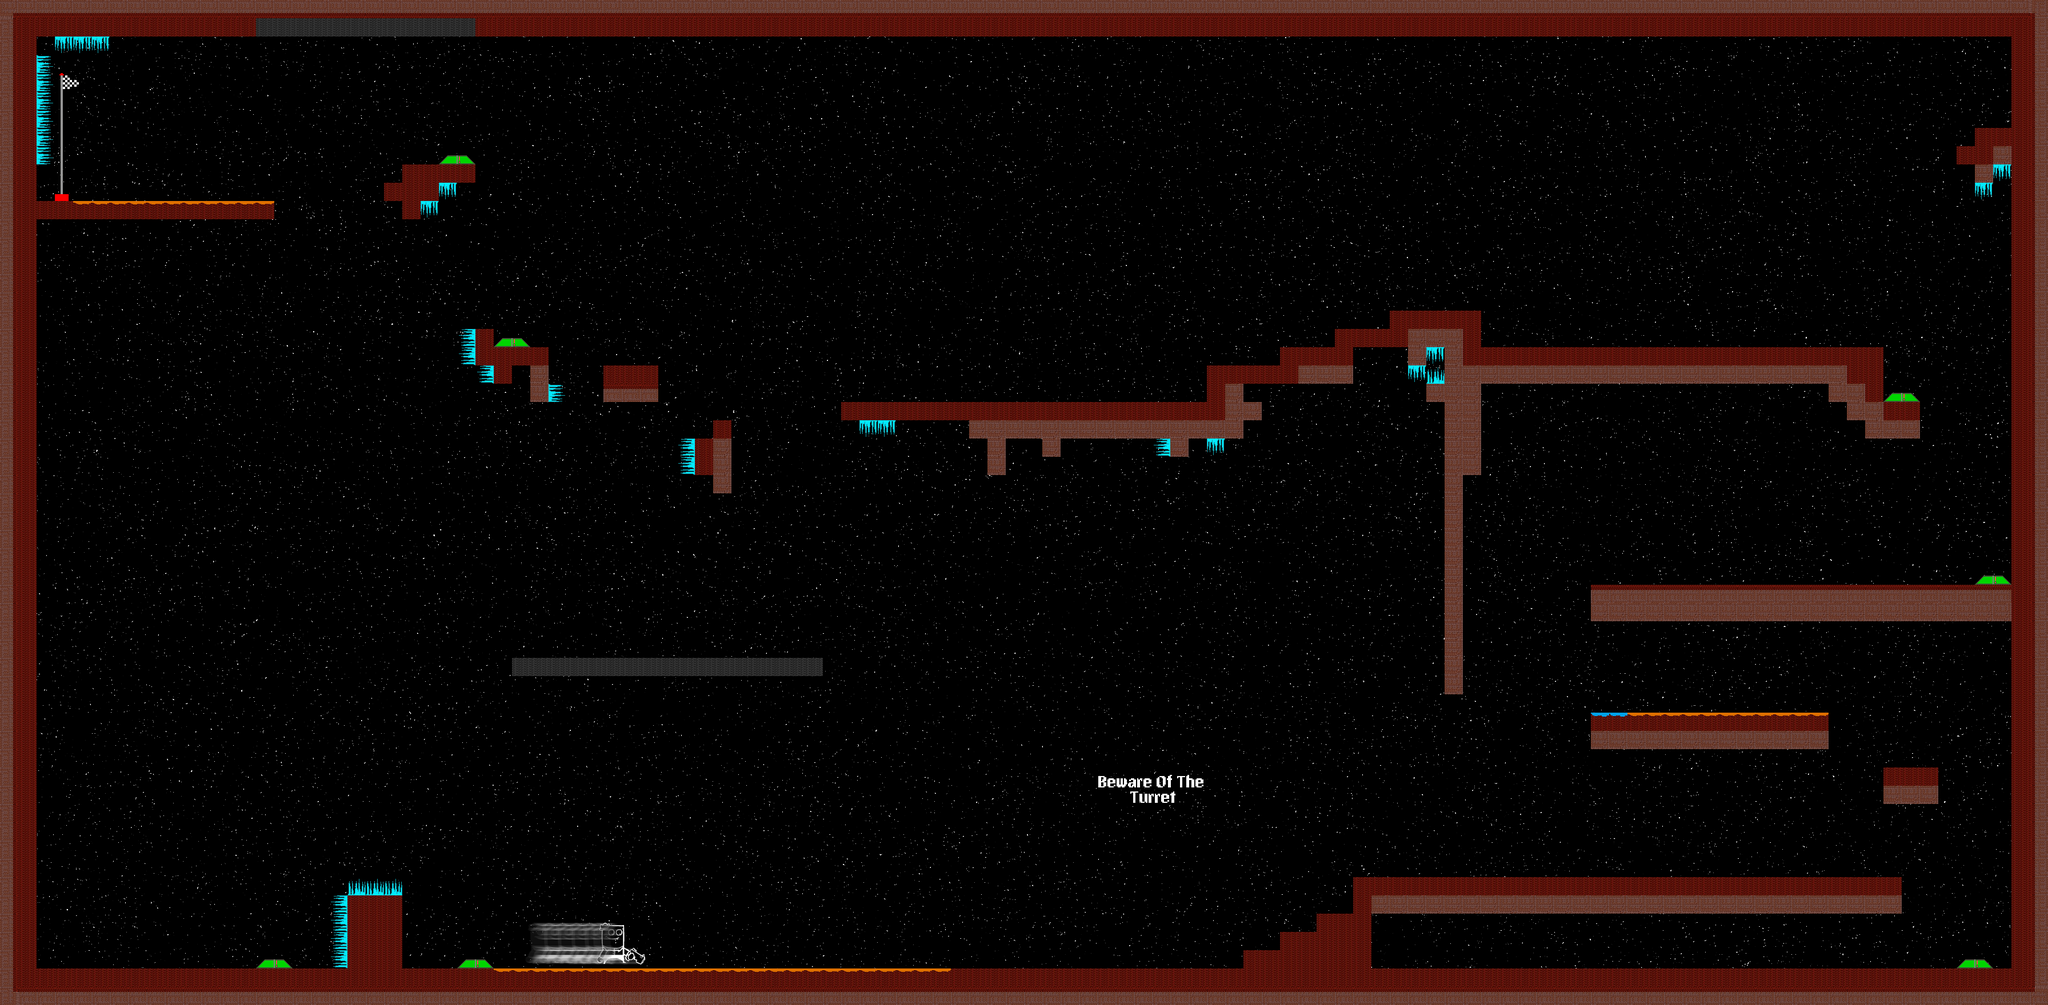

Tiled map render using the project's own tile images. Description and the map definition, with tile-layer contents summarised, below:
An orthogonal 112x55 tile map with 32x32 px tiles, 2 tile layers (Background, Kachelebene 1), 11 tilesets.

<map version="1.0" orientation="orthogonal" width="112" height="55" tilewidth="32" tileheight="32">
 <tileset firstgid="1" name="Eis" tilewidth="32" tileheight="32">
  <image source="../assets/eis.png" trans="ffffff" width="128" height="32" />
  <tile id="0">
   <properties>
    <property name="type" value="IceOb" />
   </properties>
  </tile>
  <tile id="1">
   <properties>
    <property name="type" value="IceRe" />
   </properties>
  </tile>
  <tile id="2">
   <properties>
    <property name="type" value="IceUnt" />
   </properties>
  </tile>
  <tile id="3">
   <properties>
    <property name="type" value="IceLi" />
   </properties>
  </tile>
 </tileset>
 <tileset firstgid="5" name="MarsoberF" tilewidth="32" tileheight="32">
  <image source="../assets/MarsoberF/MarsoberF.png" width="32" height="32" />
  <tile id="0">
   <properties>
    <property name="type" value="marsObfSolid" />
   </properties>
  </tile>
 </tileset>
 <tileset firstgid="6" name="MarsunterF_n" tilewidth="32" tileheight="32">
  <image source="../assets/MarsoberF/MarsunterF_n.png" width="160" height="64" />
  <tile id="0">
   <properties>
    <property name="type" value="marsObSolid" />
   </properties>
  </tile>
  <tile id="1">
   <properties>
    <property name="type" value="marsReSolid" />
   </properties>
  </tile>
  <tile id="2">
   <properties>
    <property name="type" value="marsUntSolid" />
   </properties>
  </tile>
  <tile id="3">
   <properties>
    <property name="type" value="marsLiSolid" />
   </properties>
  </tile>
  <tile id="4">
   <properties>
    <property name="type" value="marsLiUSolid" />
   </properties>
  </tile>
  <tile id="5">
   <properties>
    <property name="type" value="marsLiObSolid" />
   </properties>
  </tile>
  <tile id="6">
   <properties>
    <property name="type" value="marsReObSolid" />
   </properties>
  </tile>
  <tile id="7">
   <properties>
    <property name="type" value="marsReUSolid" />
   </properties>
  </tile>
  <tile id="8">
   <properties>
    <property name="type" value="marsUntfSolid" />
   </properties>
  </tile>
 </tileset>
 <tileset firstgid="16" name="jumpplatform" tilewidth="64" tileheight="16">
  <image source="../assets/jumpplatform.png" trans="ffffff" width="64" height="16" />
  <tile id="0">
   <properties>
    <property name="type" value="platformSpeedy" />
   </properties>
  </tile>
 </tileset>
 <tileset firstgid="17" name="endflagRe" tilewidth="48" tileheight="229">
  <image source="../assets/endflagRe.png" width="48" height="229" />
  <tile id="0">
   <properties>
    <property name="type" value="instruction1" />
   </properties>
  </tile>
 </tileset>
 <tileset firstgid="18" name="MarsOberFSpeedx" tilewidth="32" tileheight="32">
  <image source="../assets/MarsoberF/MarsOberFSpeedx.png" width="32" height="32" />
  <tile id="0">
   <properties>
    <property name="type" value="marsOberFSpeedX" />
   </properties>
  </tile>
 </tileset>
 <tileset firstgid="19" name="MarsOberFSpeedY" tilewidth="32" tileheight="32">
  <image source="../assets/MarsoberF/MarsOberFSpeedY.png" width="32" height="32" />
  <tile id="0">
   <properties>
    <property name="type" value="marsOberFSpeedY" />
   </properties>
  </tile>
 </tileset>
 <tileset firstgid="20" name="bewareTip" tilewidth="194" tileheight="53">
  <image source="../assets/bewareTip.png" trans="000000" width="194" height="53" />
 </tileset>
 <tileset firstgid="21" name="MarsoberFmag" tilewidth="32" tileheight="32">
  <image source="../assets/MarsoberF/MarsoberFmag.png" width="32" height="32" />
  <tile id="0">
   <properties>
    <property name="type" value="marsMag" />
   </properties>
  </tile>
 </tileset>
 <tileset firstgid="22" name="speedTip" tilewidth="269" tileheight="90">
  <image source="../assets/speedTip.png" trans="000000" width="269" height="90" />
 </tileset>
 <tileset firstgid="23" name="stars" tilewidth="3584" tileheight="1760">
  <image source="../assets/stars.png" width="3584" height="1760" />
 </tileset>
 <layer name="Background" width="112" height="55">
  <data>[6160 cells, 1 non-empty, 1 distinct tile ids]</data>
 </layer>
 <layer name="Kachelebene 1" width="112" height="55">
  <data>[6160 cells, 1075 non-empty, 21 distinct tile ids]</data>
 </layer>
</map>
